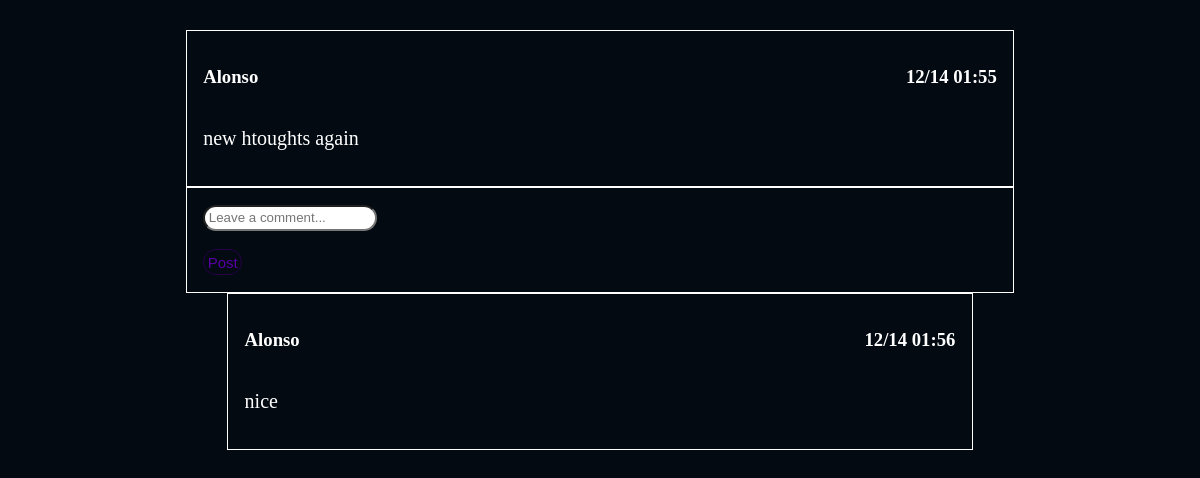
/post/8 (signed in), run on an earlier commit of the app's database.
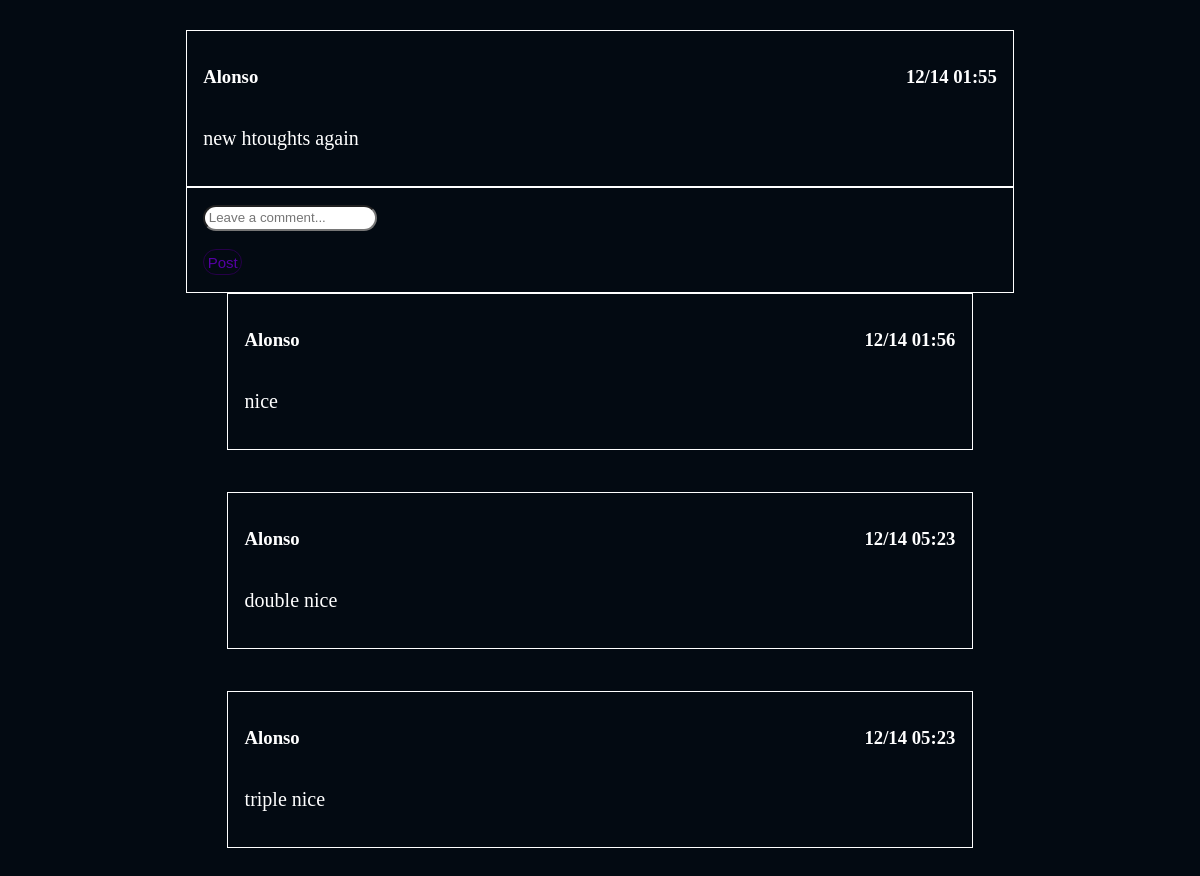
And on a later commit of the database.
### app.py (models this page shows, shortened)
class User(db.Model, UserMixin):
  id = db.Column(db.Integer, primary_key=True)
  username = db.Column(db.String, unique=True, nullable=False)
  displayName = db.Column(db.String, unique=True, nullable=False)
  password = db.Column(db.String, unique=True, nullable=False)
  profile_pic = db.Column(db.String(), nullable=True)
  bio = db.Column(db.String(150), nullable=True)
  posts = db.relationship('Post', backref="User")
  comments = db.relationship('Comment', backref="User")
  likes = db.relationship('Likes', backref="User")
  followed = db.relationship(
        'User', secondary=followers,
        primaryjoin=(followers.c.follower_id == id),
        secondaryjoin=(followers.c.followed_id == id),
        backref=db.backref('followers', lazy='dynamic'), lazy='dynamic')

class Post(db.Model):
  id = db.Column(db.Integer, primary_key=True)
  text = db.Column(db.String, nullable=False)
  author = db.Column(db.Integer, db.ForeignKey('user.id'), nullable=False)
  timePosted = db.Column(db.DateTime, nullable=False, default=datetime.utcnow)
  comments = db.relationship('Comment', backref='Post')
  likes = db.relationship('Likes', backref='Post')

class Comment(db.Model):
  id = db.Column(db.Integer, primary_key=True)
  text = db.Column(db.String, nullable=False)
  author = db.Column(db.Integer, db.ForeignKey('user.id'), nullable=False)
  timePosted = db.Column(db.DateTime, nullable=True, default=datetime.utcnow)
  post = db.Column(db.Integer, db.ForeignKey('post.id'), nullable=False)

### app.py (the view)
@app.route('/post/<int:postID>')
@login_required
def post(postID):
  post = Post.query.filter_by(id = postID).first()
  return render_template('post.html', post=post, comments = post.comments)

### app.py (called while the page is built)
@login_manager.user_loader
def load_user(user_id):
  return User.query.get(int(user_id))

### templates/post.html (shortened to what this page needs)
<!DOCTYPE html>
<html lang="en">
<head>
  <link rel="stylesheet" href="{{ url_for('static', filename='css/main.css') }}">
</head>
<body>
  <div class="post-page">
    <div class="post">
      <div class="info">
        <h3>{{post.User.displayName}}</h3>
        <h3>{{post.timePosted.strftime('%m/%d %H:%M')}}</h3>
      </div>
      <p class="post-text">{{post.text}}</p>
    </div>
    <div class="write-comment">
      <form action="{{url_for('makeComment', postID=post.id)}}" method="POST">
        <input type="text" name="text" placeholder="Leave a comment...">
        <br>
        <br>
        <button type="submit" value="post" class="comment-button">Post</button>
      </form>
    </div>
    {% for comment in comments %}
    <div class="comment">
      <div class="info">
        <h3>{{comment.User.displayName}}</h3>
        <h3>{{comment.timePosted.strftime('%m/%d %H:%M')}}</h3>
      </div>
      <p class="post-text">{{comment.text}}</p>
    </div>
    {%endfor%}
  </div>
</body>
</html>

### static/css/main.css (style rules this page uses)
body { background-color: rgb(3, 10, 18); }
.post-page { width: 70%; margin: auto; margin-top: 2.5%; display: flex; flex-direction: column; justify-content: flex-start; }
.info { display: flex; flex-direction: row; justify-content: space-between; }
.post { color: white; display: flex; flex-direction: row; border: 1px solid white; display: flex; flex-direction: column; padding: 2%; }
.post-text { font-size: 125%; }
.write-comment { color: white; display: flex; border: 1px solid white; padding: 2%; display: flex; flex-direction: row; float: left; }
.write-comment input { background-color: white; padding: 2%; border-radius: 15px; width: 90%; }
.write-comment button { background-color: rgb(3, 10, 18); color: rgb(85, 0, 164); border: 1px solid rgb(38, 0, 73); border-radius: 25px; font-size: 15px; padding: 2%; }
.comment { color: white; display: flex; flex-direction: row; border: 1px solid white; display: flex; flex-direction: column; padding: 2%; margin: 5%; margin-top: 0%; }

What changed in the data, as far as the page shows it:
added Comment: User.displayName "Alonso", timePosted "12/14 05:23", text "double nice"
added Comment: User.displayName "Alonso", timePosted "12/14 05:23", text "triple nice"
